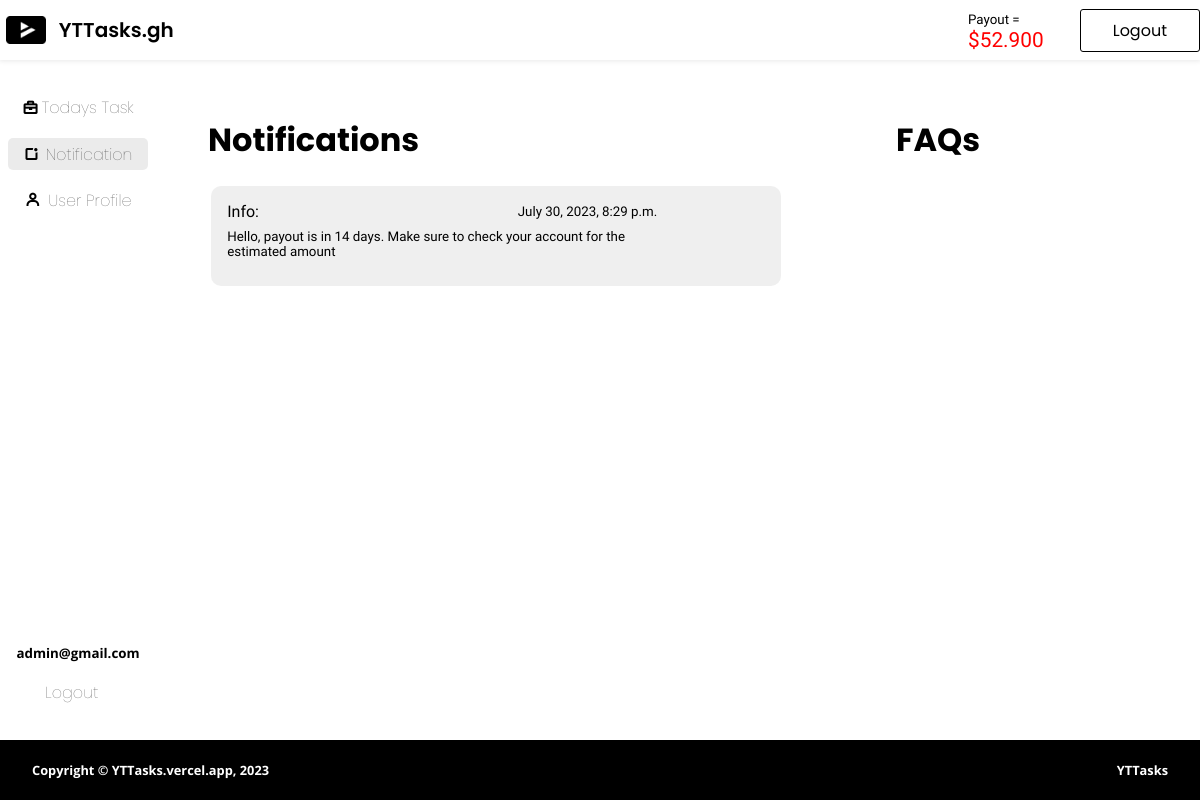
Page /dashboard/notification/ (signed in) on the committed database.
### accounts/models.py (models this page shows)
class User(AbstractBaseUser, PermissionsMixin):
    username = None
    email = models.EmailField('Email', unique=True)
    last_login = models.DateTimeField(verbose_name='last login', auto_now=True)
    is_active = models.BooleanField(default=True)  # Add the is_active field
    is_staff = models.BooleanField(default=False)
    USERNAME_FIELD = 'email'
    REQUIRED_FIELDS = []  # Add any required fields here (e.g., first_name, last_name)
    objects = UserManager()

### dashboard/models.py (models this page shows, shortened)
class Notification(models.Model):
    info = models.CharField(max_length=500)
    pub_date = models.DateTimeField(auto_now_add=True, null=True)

### dashboard/views.py (the view)
# urls.py: path('notification/', views.notification, name="notification"),
@login_required(login_url="accounts:login_yttasker")
def notification(request):
    new_yttasker_task = YTTasker_task.objects.filter(tasker=request.user, completed=True)
    point_sum = 0
    for task in new_yttasker_task:
        point_sum += task.task.point
    notifications = Notification.objects.all()
    faqs = FAQ.objects.all()
    return render(request, "dashboard/notification.html", {"notifications": notifications, "faqs": faqs, "point_sum": point_sum})

### dashboard/templates/dashboard/notification.html (shortened to what this page needs)
{% extends "dashboard/base.html" %}
{% load static %}
{% block custom-css %}
<link rel="stylesheet" href="{% static 'dashboard/notification.css' %}">
{% endblock custom-css %}
{% block payout %}
<div class="payout">
    <small>Payout = <span>${{point_sum |floatformat:"3"}}</span></small>
</div>
{% endblock payout %}
{% block content %}
<div class="main">
    <div class="sidemenu">
        <li><a href="{% url 'dashboard:dashboard' %}"><i class="bx bx-briefcase"></i>Todays Task</a></li>
        <li class="active"><a href="#"><i class="bx bx-notification"></i>Notification</a></li>
        <li><a href="{% url 'dashboard:user_profile' %}"><i class="bx bx-user"></i>User Profile</a></li>
        <div class="extra-menu">
            <small><b>{{request.user.email}}</b></small>
            <li><a href="{% url 'accounts:logout_yttasker' %}">Logout</a></li>
        </div>
    </div>
    <div class="main-content">
        <div class="notification-container">
            <div class="noti-card-container">
                <h3>Notifications</h3>
                <div class="noti-card-list">
                    {% for notification in notifications  %}
                       <div class="noti-card">
                        <div class="info">
                            <p>Info: <small>{{notification.pub_date}}</small></p>
                            <small>{{notification.info}}</small>
                        </div>
                    </div>
                    {% endfor %}
                </div>
            </div>
            <div class="faqs-container">
                <h3>FAQs</h3>
                <div class="faqs-list">
                </div>
            </div>
        </div>
    </div>
</div>
{% endblock content %}

### dashboard/static/dashboard/style.css (style rules this page uses)
body { width: 100%; height: 100vh; box-sizing: border-box; padding: 0; margin: 0; }
.payout { padding: 1rem .5rem; font-size: 1rem; font-family: "Ubuntu"; }
.payout span { color: red; font-size: 1.3rem; }

### dashboard/static/dashboard/base.css (style rules this page uses)
.sidemenu { width: 13%; height: 100%; display: flex; flex-direction: column; align-items: center; gap: 15px; padding: 2rem 0; box-sizing: border-box; }
.sidemenu li { list-style: none; display: flex; width: 90%; padding: 0.2rem 0.8rem; align-items: center; box-sizing: border-box; }
.sidemenu li.active { background: rgba(211, 211, 211, 0.4588235294); border-radius: 5px; }
.sidemenu li a { width: 100%; display: flex; align-items: center; justify-content: space-around; text-decoration: none; color: rgba(0, 0, 0, 0.692); font-family: "Poppins"; font-weight: lighter; }
.sidemenu li a i.bx { color: black; font-weight: bold; }
.sidemenu .extra-menu { display: flex; flex-direction: column; height: 100%; justify-content: flex-end; font-family: "Open Sans"; box-sizing: border-box; gap: 15px; }

### dashboard/static/dashboard/notification.css (style rules this page uses)
.main { width: 100%; height: calc(100% - 120px); box-sizing: border-box; display: flex; justify-content: space-between; }
.main .main-content { width: 80%; padding: 2rem; gap: 15px; }
.main .main-content .notification-container { width: 100%; height: 100%; box-sizing: border-box; display: flex; flex-direction: row; gap: 15px; padding: 1rem 0rem; justify-content: space-between; }
.main .main-content .notification-container .noti-card-container { width: 60%; box-sizing: border-box; }
.main .main-content .notification-container .noti-card-container h3 { font-size: 2em; font-family: "Poppins"; margin: 0.5rem 0; height: 10%; }
.main .main-content .notification-container .noti-card-container .noti-card-list { width: 100%; height: 85%; box-sizing: border-box; overflow-y: scroll; gap: 10px; padding: .2rem; display: flex; flex-direction: column; }
.main .main-content .notification-container .noti-card-container .noti-card-list .noti-card { width: 100%; height: 100px; border-radius: 10px; display: flex; align-items: center; font-family: "Ubuntu"; background-color: rgba(211, 211, 211, 0.3647058824); font-size: 1em; box-sizing: border-box; padding: .5rem 1rem; padding-top: 0; justify-content: space-between; }
.main .main-content .notification-container .noti-card-container .noti-card-list .noti-card .info { width: 80%; height: 100%; display: flex; flex-direction: column; align-items: flex-start; }
.main .main-content .notification-container .noti-card-container .noti-card-list .noti-card .info p { margin-bottom: 0.5rem; display: flex; align-items: center; width: 100%; justify-content: space-between; }
.main .main-content .notification-container .faqs-container { width: 30%; height: 100%; position: relative; box-sizing: border-box; }
.main .main-content .notification-container .faqs-container h3 { font-size: 2em; margin: 0.5rem 0; height: 10%; padding: 0 1rem; font-family: "Poppins"; }
.main .main-content .notification-container .faqs-container .faqs-list { width: 100%; height: 85%; font-family: "Poppins"; box-sizing: border-box; padding: 0.5rem 0; gap: 10px; display: flex; align-items: center; justify-content: flex-start; overflow-y: scroll; flex-direction: column; }

### rows in the picture
User: user.email "admin@gmail.com"
Notification: pub_date "July 30, 2023, 8:29 p.m.", info "Hello, payout is in 14 days. Make sure to check your account for the estimated amount"

### other values in the picture
{{ point_sum |floatformat:"3" }} "52.900"
